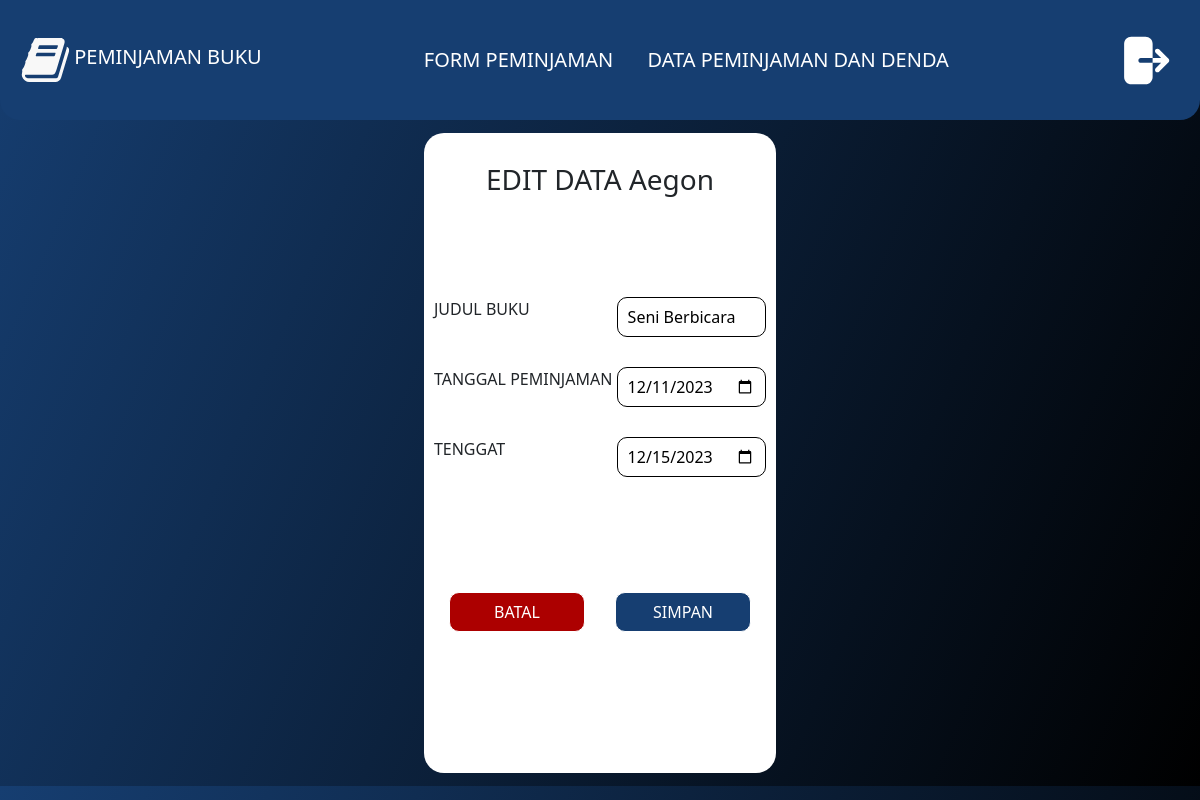
Screenshot of /formEdit.php?id=5 with the database file from the repository.
### tables this page shows
CREATE TABLE `peminjaman` (
  `id` int(11) NOT NULL,
  `nama` varchar(100) NOT NULL,
  `judul` varchar(255) NOT NULL,
  `tanggal_peminjaman` date NOT NULL,
  `tenggat` date NOT NULL,
  `nim` bigint(30) NOT NULL,
  `denda` bigint(50) NOT NULL
);

### formEdit.php (the view, shortened to what this page needs)
<?php
include 'koneksi.php';
$id = $tanggal = $denda = "";
if (isset($_GET['id'])) {
    $id = $_GET['id'];
    $sql = "SELECT * FROM peminjaman WHERE id = $id";
    $result = $conn->query($sql);
    if ($result->num_rows > 0) {
        $row = $result->fetch_assoc();
        $tanggal = $row["tanggal_peminjaman"];
        $tenggat = $row["tenggat"];
        $nama = $row["nama"];
        $judul = $row["judul"];
    } else {
        echo "Data tidak ditemukan.";
    }
}
?>
<?php include 'header.php' ?>
<div class="formEdit">
    <div class="editData">
        <div class="dataCard">
            <form action="" method="post">
                <h3 style="text-align: center;">EDIT DATA <?php echo $nama; ?></h3>
                <section>
                    <span>
                        <p>JUDUL BUKU</p>
                        <input type="text" name="judul" value="<?php echo $judul; ?>">
                    </span>
                    <span>
                        <p>TANGGAL PEMINJAMAN</p>
                        <input type="date" name="tanggal" value="<?php echo $tanggal; ?>">
                    </span>
                    <span>
                        <p>TENGGAT</p>
                        <input type="date" name="tenggat" value="<?php echo $tenggat; ?>">
                    </span>
                </section>
                <div class="d-flex" style="justify-content: center;">
                    <button type="submit" name="submit" style="background-color: #AC0000;">BATAL</button>
                    <button type="submit" name="submit" style="background-color: #163E71;">SIMPAN</button>
                </div>
            </form>
        </div>
    </div>
</div>
<?php include 'footer.php' ?>

### style/style.css (style rules this page uses)
body { background: linear-gradient(293deg, #000 0%, #163E71 100%); }
.formEdit { width: 100%; display: flex; justify-content: center; }
.editData { width: 30%; height: 80vh; background-color: #fff; border-radius: 20px; padding: 30px 10px; }
.editData section { height: 40vh; width: 100%; margin: 30px 0px; display: flex; flex-direction: column; justify-content: center; }
.editData input { width: 45%; border-radius: 10px; background-color: #fff; border: 1px solid black; padding: 0 10px; }
.editData .dataCard span { display: flex; justify-content: space-between; font-size: 16px; margin: 15px 0; }
.dataCard button { width: 150px; height: 40px; border-radius: 10px; margin: 15px; border: 1px solid #fff; color: #fff; }

### formEdit.php (style rules this page uses)
.formEdit { width: 100%; padding: 13px; display: flex; justify-content: center; background-color: transparent; }

### rows the page displays
peminjaman: nama "Aegon", judul "Seni Berbicara", tanggal "12/11/2023", tenggat "12/15/2023"
